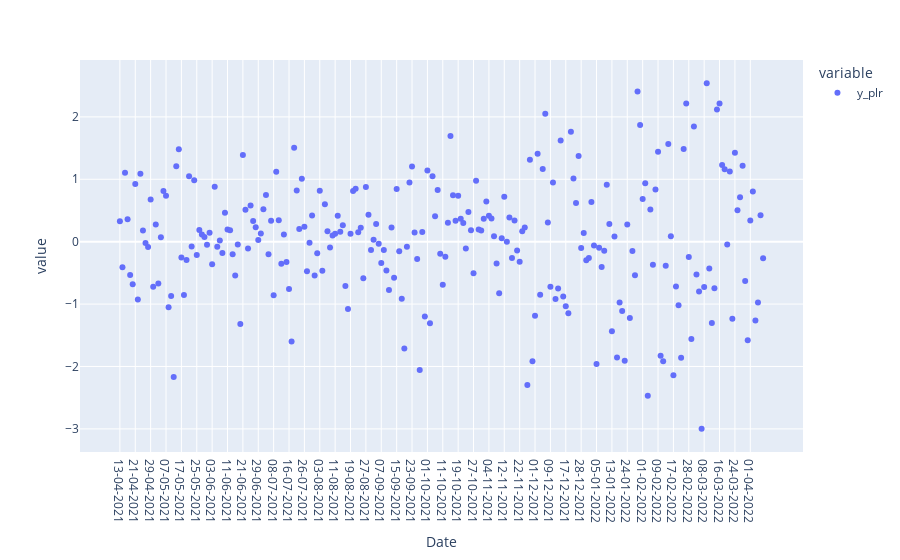

Source (notebook cell):
### Code cell
GSPC_df.set_index('Date')[['y_plr']].plot(kind='scatter')

### Figure 1 — Plotly figure (JSON) as saved in the notebook; plotly's stock layout.template omitted (floating-point values rounded to 4 significant figures; data arrays with more than 128 entries replaced by an {"elided": "..."} marker saying what was removed)
{"data": [{"hovertemplate": "variable=y_plr<br>Date=%{x}<br>value=%{y}<extra></extra>", "legendgroup": "y_plr", "marker": {"color": "#636efa", "symbol": "circle"}, "mode": "markers", "name": "y_plr", "orientation": "v", "showlegend": true, "type": "scatter", "x": {"elided": "252 str values"}, "xaxis": "x", "y": {"elided": "252 float values"}, "yaxis": "y"}], "layout": {"legend": {"title": {"text": "variable"}, "tracegroupgap": 0}, "margin": {"t": 60}, "xaxis": {"anchor": "y", "domain": [0, 1], "title": {"text": "Date"}}, "yaxis": {"anchor": "x", "domain": [0, 1], "title": {"text": "value"}}}}
